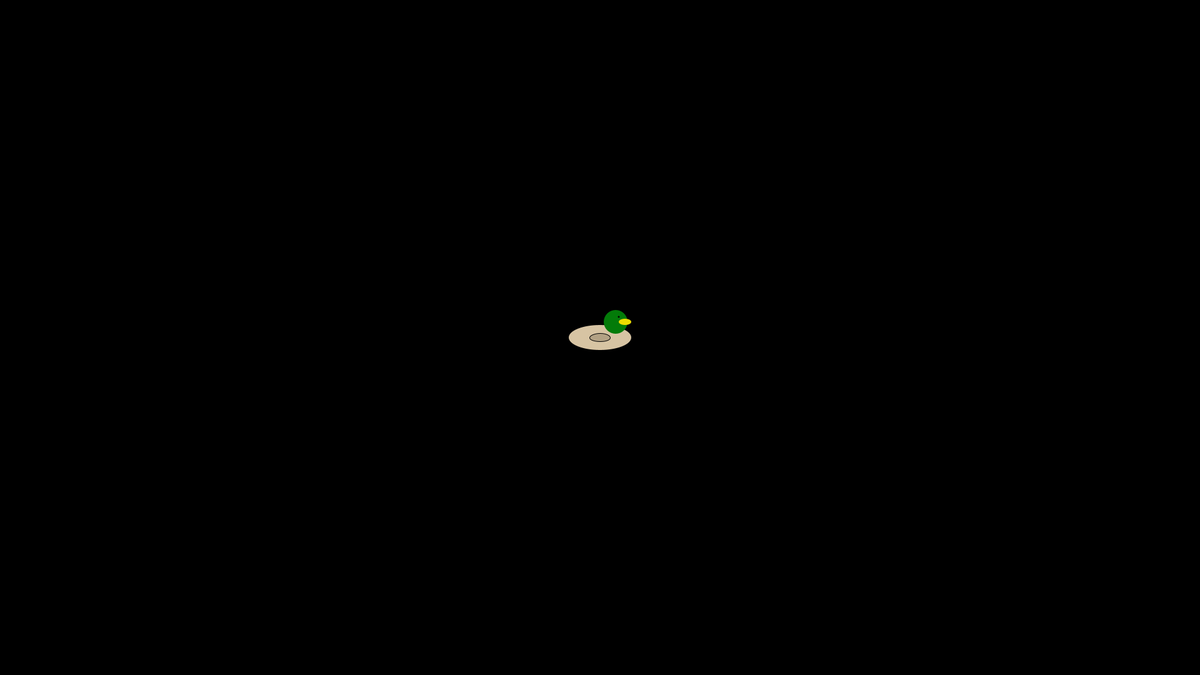
Frame 1 (no input)
Frame 60 (the mouse pressed at the canvas centre just before this capture): identical to frame 1, image omitted
Frame 120 (the mouse held since frame 60 and released just before this capture): identical to frame 1, image omitted

The Processing sketch that drew this single still picture (run headless with seeded random() and noise(); from frame 60 on, the mouse is pressed at the canvas centre):

// Processing sketch: DuckHunt
// ── DuckHunt.pde
final int SIZE_X = 1920;
final int SIZE_Y = 1080;

final float SCALE_X = SIZE_X / 1920f;
final float SCALE_Y = SIZE_Y / 1080f;

Duck duck;

void settings()
{
    size(SIZE_X, SIZE_Y);
}

void setup()
{
    noStroke();
    duck = new Duck(SIZE_X / 2, SIZE_Y / 2);
}

void draw()
{
    background(0);
    duck.draw();
}


void keyPressed()
{
    print(mouseX);
    duck = new Duck(mouseX, mouseY);
}
// ── Duck.pde
class Duck
{
    PVector pos;

    private int bodyWidth, bodyHeight;
    private int headXOffset, headYOffset, headWidth;
    private int beakXOffset, beakHeight, beakWidth;
    private int wingWidth, wingHeight;
    private int eyeXOffset, eyeYOffset, eyeSize;

    color headColor;
    color bodyColor;
    color beakColor;
    color wingColor;

    Duck(int x, int y)
    {
        int dir = int(random(0,2));
        if (dir == 0)
        {
            dir = -1;
        }
        else
        {
            dir = 1;
        }
        pos = new PVector(x, y);
        bodyWidth = int(100 * SCALE_X);
        bodyHeight = int(40 * SCALE_Y);
        headYOffset = int(25 * SCALE_Y);
        headXOffset = headYOffset * dir;
        headWidth = int(38 * SCALE_X);
        beakXOffset = headXOffset + int(15 * SCALE_X) * dir;
        beakWidth = int(20 * SCALE_X);
        beakHeight = int(10 * SCALE_Y);
        eyeSize = int(3 * SCALE_X);
        eyeXOffset = headXOffset + int(5 * SCALE_X) * dir;
        eyeYOffset = headYOffset + int(8 * SCALE_X);
        setColors();
    }

    void draw()
    {
        fill(bodyColor);
        // Body
        ellipse(pos.x, pos.y, bodyWidth, bodyHeight);

        fill(headColor);
        // Head
        circle(pos.x + headXOffset, pos.y - headYOffset, headWidth);

        // Beak
        fill(beakColor);
        ellipse(pos.x + beakXOffset, pos.y - headYOffset, beakWidth, beakHeight);

        // Eyes
        fill(0);
        circle(pos.x + eyeXOffset, pos.y - eyeYOffset, eyeSize);

        // Wing
        fill(wingColor);
        stroke(0);
        ellipse(pos.x, pos.y, bodyWidth / 3, bodyHeight / 3);
        noStroke();
    }

    void setColors()
    {
        int type = int(random(0, 4));

        color white = 255;
        color offWhite = color(222, 216, 204);
        color duckYellow = color(255,239,1);
        color duckYellowDarker = color(235,219,1);
        color duckOrange = color(255, 125, 25);
        color duckGreen = color(3, 123, 9);
        color duckBeige = color(215, 196, 163);
        color duckBeigeDarker = color(178, 161, 132);
        switch(type)
        {
            // Yellow ducky case
            case 0:
                headColor = duckYellow;
                bodyColor = duckYellow;
                beakColor = duckOrange;
                wingColor = duckYellowDarker;
                return;
            // Mallard case
            case 1:
                headColor = duckGreen;
                bodyColor = duckBeige;
                beakColor = duckYellowDarker;
                wingColor = duckBeigeDarker;
                return;
            // White duck case orange beak
            case 2:
                headColor = white;
                bodyColor = white;
                beakColor = duckOrange;
                wingColor = offWhite;
                return;
            case 3:
                headColor = duckBeigeDarker;
                bodyColor = duckBeige;
                wingColor = duckBeigeDarker;
                beakColor = duckOrange;
            default:
                return;
        }
    }
}
